Frame 1 (no input): blank canvas, image omitted
Frame 60 (the mouse pressed at the canvas centre just before this capture): blank canvas, image omitted
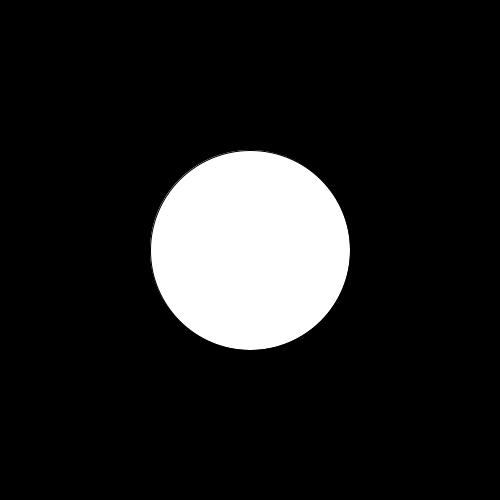
Frame 120 (the mouse held since frame 60 and released just before this capture)

The Processing sketch whose frames 1 and 60 were blank and that drew this single picture after the mouse press (run headless with seeded random() and noise(); from frame 60 on, the mouse is pressed at the canvas centre):

// Processing sketch: toggle
// ── toggle.pde
boolean toggle = false;

void setup(){
  size(500,500);
}

void draw(){
  background(0);
  if (toggle){
    ellipse(mouseX,mouseY, 200, 200);
  }
}
  
void mousePressed(){
  if (toggle){
    toggle = false;
  }else{
    toggle = true;
  }
}
